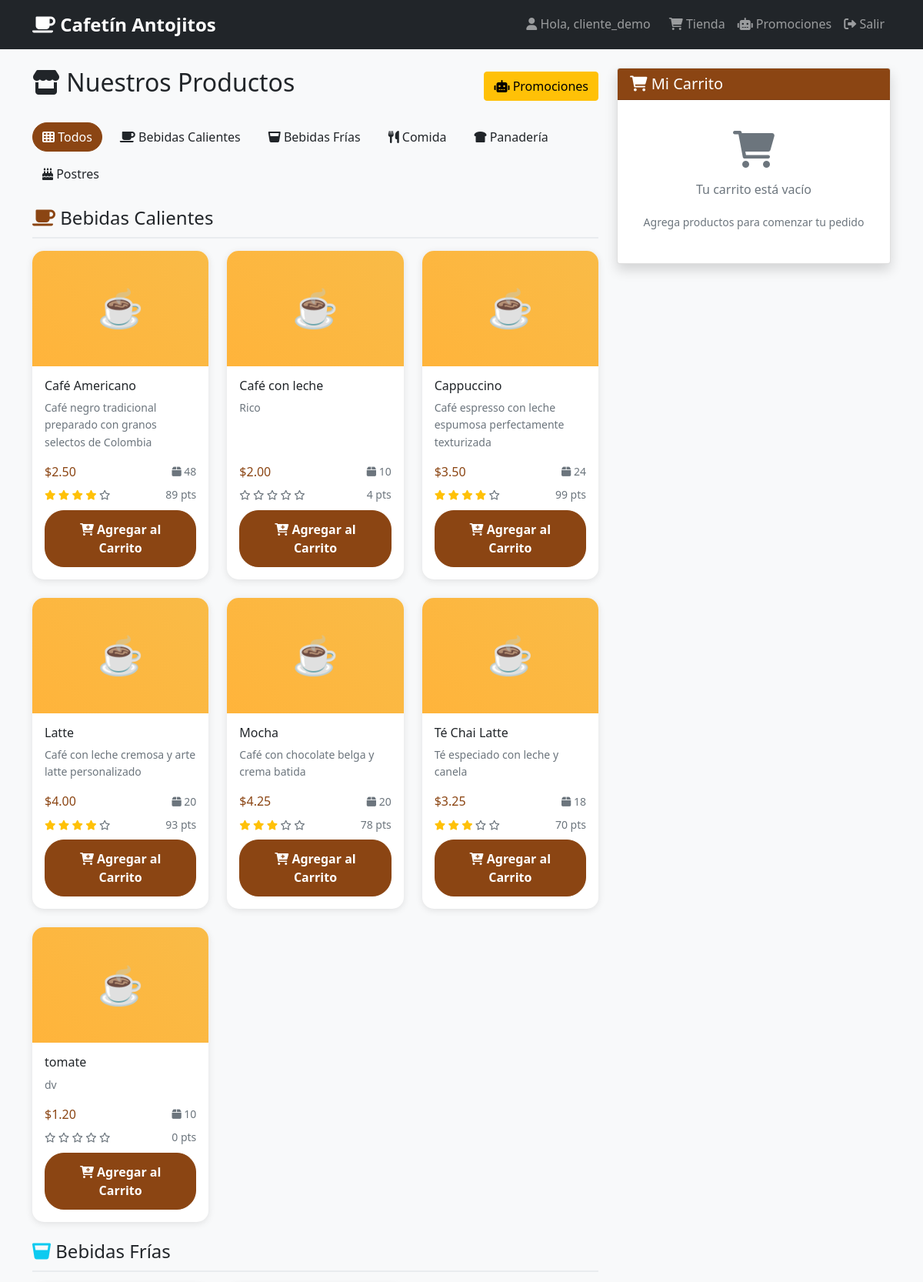
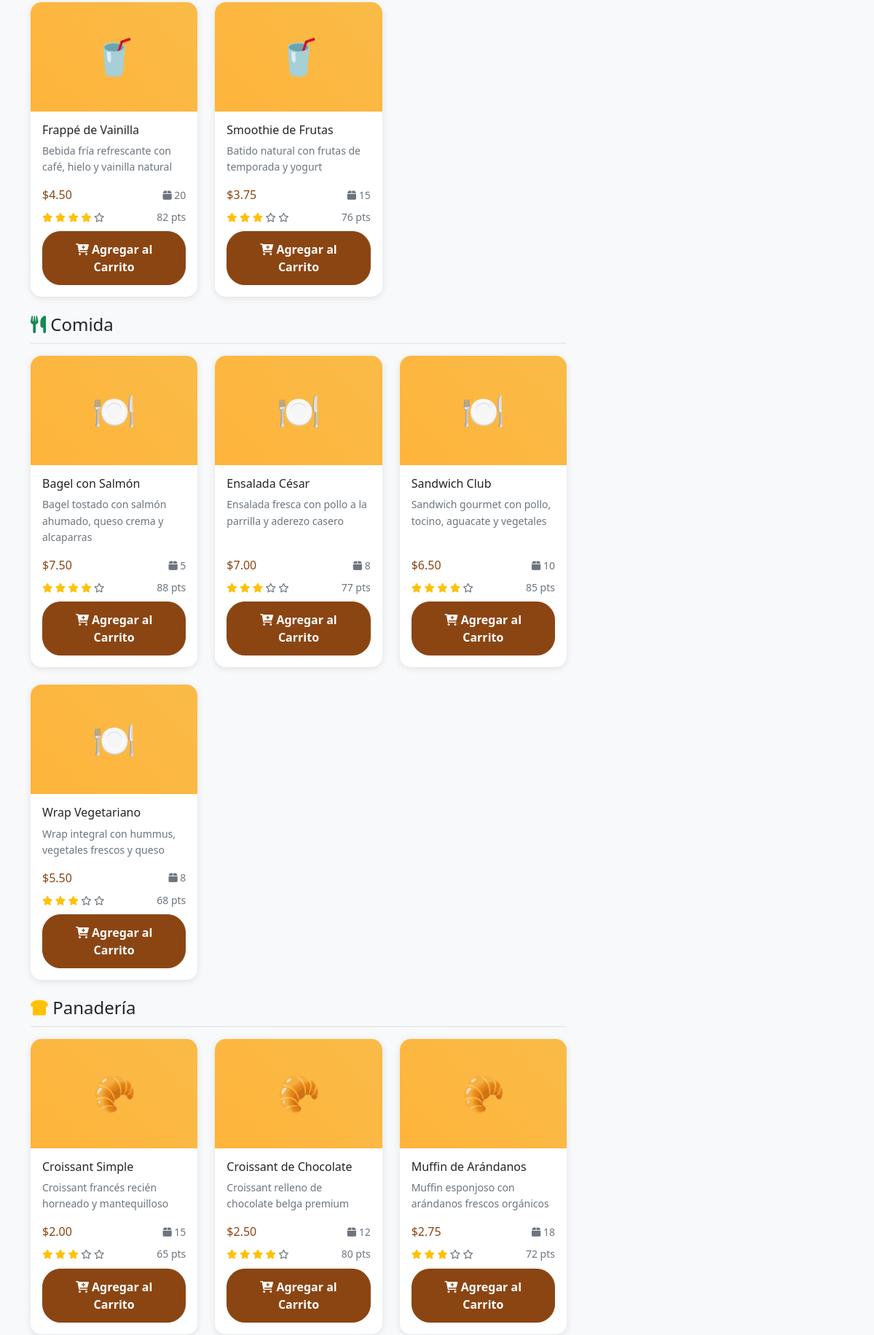
/user (signed in, upper part), run on the app's committed database (2 pictures, top to bottom).
### tables this page shows
CREATE TABLE productos (
            id INTEGER PRIMARY KEY AUTOINCREMENT,
            nombre TEXT NOT NULL,
            descripcion TEXT,
            precio REAL NOT NULL,
            imagen TEXT,
            categoria TEXT,
            stock INTEGER DEFAULT 0,
            popularidad INTEGER DEFAULT 0,
            created_at TIMESTAMP DEFAULT CURRENT_TIMESTAMP
        );

### app.py (the view)
@app.route('/user')
def user():
    if 'user_id' not in session:
        flash('Debes iniciar sesión para acceder', 'error')
        return redirect(url_for('index'))
    conn = get_db_connection()
    productos = conn.execute('SELECT * FROM productos WHERE stock > 0 ORDER BY categoria, nombre').fetchall()
    carrito_items = conn.execute('''
        SELECT p.*, c.cantidad, c.id as carrito_id
        FROM carrito c
        JOIN productos p ON c.producto_id = p.id
        WHERE c.user_id = ?
        ORDER BY c.created_at DESC
    ''', (session['user_id'],)).fetchall()
    productos_por_categoria = defaultdict(list)
    for producto in productos:
        productos_por_categoria[producto['categoria']].append(producto)
    conn.close()
    return render_template('user.html',
                         productos_por_categoria=productos_por_categoria,
                         carrito_items=carrito_items)

### app.py (called while the page is built)
def get_db_connection():
    conn = sqlite3.connect(DATABASE)
    conn.row_factory = sqlite3.Row
    return conn

### templates/user.html (shortened to what this page needs)
{% extends "base.html" %}
{% block content %}
<div class="container py-4">
    <div class="row">
        <div class="col-lg-8">
            <div class="d-flex justify-content-between align-items-center mb-4">
                <h2>
                    <i class="fas fa-store"></i> Nuestros Productos
                </h2>
                <a href="{{ url_for('promociones') }}" class="btn btn-warning">
                    <i class="fas fa-robot"></i> Promociones
                </a>
            </div>
            <div class="category-filters mb-4">
                <button class="btn btn-outline active" onclick="filterCategory('all')">
                    <i class="fas fa-th"></i> Todos
                </button>
                {% for categoria in productos_por_categoria.keys() %}
                <button class="btn btn-outline" onclick="filterCategory('{{ categoria }}')">
                    {% if categoria == 'Bebidas Calientes' %}
                        <i class="fas fa-coffee"></i>
                    {% elif categoria == 'Bebidas Frías' %}
                        <i class="fas fa-glass-whiskey"></i>
                    {% elif categoria == 'Panadería' %}
                        <i class="fas fa-bread-slice"></i>
                    {% elif categoria == 'Comida' %}
                        <i class="fas fa-utensils"></i>
                    {% elif categoria == 'Postres' %}
                        <i class="fas fa-birthday-cake"></i>
                    {% else %}
                        <i class="fas fa-tag"></i>
                    {% endif %}
                    {{ categoria }}
                </button>
                {% endfor %}
            </div>
            {% for categoria, productos in productos_por_categoria.items() %}
            <div class="category-section" data-category="{{ categoria }}">
                <h4 class="category-title mb-3">
                    {% if categoria == 'Bebidas Calientes' %}
                        <i class="fas fa-coffee text-primary"></i>
                    {% elif categoria == 'Bebidas Frías' %}
                        <i class="fas fa-glass-whiskey text-info"></i>
                    {% elif categoria == 'Panadería' %}
                        <i class="fas fa-bread-slice text-warning"></i>
                    {% elif categoria == 'Comida' %}
                        <i class="fas fa-utensils text-success"></i>
                    {% elif categoria == 'Postres' %}
                        <i class="fas fa-birthday-cake text-danger"></i>
                    {% else %}
                        <i class="fas fa-tag text-secondary"></i>
                    {% endif %}
                    {{ categoria }}
                </h4>
                <div class="row">
                    {% for producto in productos %}
                    <div class="col-md-6 col-lg-4 mb-4">
                        <div class="card product-card h-100">
                            <div class="product-image">
                                {% if categoria == 'Bebidas Calientes' %}
                                    ☕
                                {% elif categoria == 'Bebidas Frías' %}
                                    🥤
                                {% elif categoria == 'Panadería' %}
                                    🥐
                                {% elif categoria == 'Comida' %}
                                    🍽️
                                {% elif categoria == 'Postres' %}
                                    🍰
                                {% else %}
                                    🍴
                                {% endif %}
                            </div>
                            <div class="card-body d-flex flex-column">
                                <h6 class="card-title">{{ producto.nombre }}</h6>
                                <p class="card-text text-muted small flex-grow-1">{{ producto.descripcion }}</p>
                                <div class="mt-auto">
                                    <div class="d-flex justify-content-between align-items-center mb-2">
                                        <span class="h6 text-primary mb-0">${{ "%.2f"|format(producto.precio) }}</span>
                                        <small class="text-muted">
                                            <i class="fas fa-box"></i> {{ producto.stock }}
                                        </small>
                                    </div>
                                    <div class="d-flex justify-content-between align-items-center mb-2">
                                        <div class="popularity-stars">
                                            {% set stars = (producto.popularidad / 20) | int %}
                                            {% for i in range(5) %}
                                                {% if i < stars %}
                                                    <i class="fas fa-star text-warning"></i>
                                                {% else %}
                                                    <i class="far fa-star text-muted"></i>
                                                {% endif %}
                                            {% endfor %}
                                        </div>
                                        <small class="text-muted">{{ producto.popularidad }} pts</small>
                                    </div>
                                    <button class="btn btn-primary w-100" onclick="addToCart({{ producto.id }})"
                                            {% if producto.stock == 0 %}disabled{% endif %}>
                                        {% if producto.stock == 0 %}
                                            <i class="fas fa-times"></i> Sin Stock
                                        {% else %}
                                            <i class="fas fa-cart-plus"></i> Agregar al Carrito
                                        {% endif %}
                                    </button>
                                </div>
                            </div>
                        </div>
                    </div>
                    {% endfor %}
                </div>
            </div>
            {% endfor %}
        </div>
        <div class="col-lg-4">
            <div class="card cart-card shadow sticky-top">
                <div class="card-header bg-primary text-white">
                    <h5 class="mb-0">
                        <i class="fas fa-shopping-cart"></i> Mi Carrito
                    </h5>
                </div>
                <div class="card-body">
                    <div id="cart-items">
                        {% if carrito_items %}
                            {% set total = 0 %}
                            {% for item in carrito_items %}
                                {% set item_total = item.precio * item.cantidad %}
                                {% set total = total + item_total %}
                                <div class="cart-item mb-3 p-3 border rounded">
                                    <div class="d-flex justify-content-between align-items-start">
                                        <div class="flex-grow-1">
                                            <h6 class="mb-1">{{ item.nombre }}</h6>
                                            <small class="text-muted">
                                                ${{ "%.2f"|format(item.precio) }} x {{ item.cantidad }}
                                            </small>
                                        </div>
                                        <div class="text-end">
                                            <div class="fw-bold text-primary">${{ "%.2f"|format(item_total) }}</div>
                                            <button class="btn btn-sm btn-outline-danger mt-1"
                                                    onclick="removeFromCart({{ item.carrito_id }})">
                                                <i class="fas fa-trash"></i>
                                            </button>
                                        </div>
                                    </div>
                                </div>
                            {% endfor %}
                            <hr>
                            <div class="d-flex justify-content-between align-items-center mb-3">
                                <strong class="h5">Total: ${{ "%.2f"|format(total) }}</strong>
                            </div>
                            <button class="btn btn-success w-100 mb-2" onclick="checkout()">
                                <i class="fas fa-credit-card"></i> Proceder al Pago
                            </button>
                            <button class="btn btn-outline-secondary w-100" onclick="clearCart()">
                                <i class="fas fa-trash"></i> Vaciar Carrito
                            </button>
                        {% else %}
                            <div class="text-center py-4">
                                <i class="fas fa-shopping-cart fa-3x text-muted mb-3"></i>
                                <p class="text-muted">Tu carrito está vacío</p>
                                <small class="text-muted">Agrega productos para comenzar tu pedido</small>
                            </div>
                        {% endif %}
                    </div>
                </div>
            </div>
        </div>
    </div>
</div>
{% endblock %}

### static/style.css (style rules this page uses)
:root { --primary-color: #8b4513; --secondary-color: #d2691e; --accent-color: #f4a460; --dark-color: #2c1810; --light-color: #f5f5dc; --success-color: #28a745; --danger-color: #dc3545; --warning-color: #ffc107; --info-color: #17a2b8; }
* { box-sizing: border-box; }
body { font-family: "Segoe UI", Tahoma, Geneva, Verdana, sans-serif; background-color: #f8f9fa; line-height: 1.6; }
.product-card { border: none; border-radius: 15px; overflow: hidden; transition: all 0.3s ease; box-shadow: 0 5px 15px rgba(0, 0, 0, 0.1); }
.product-image { height: 200px; background: linear-gradient(45deg, var(--primary-color), var(--secondary-color)); display: flex; align-items: center; justify-content: center; position: relative; }
.btn-primary { background-color: var(--primary-color); border-color: var(--primary-color); border-radius: 25px; padding: 0.75rem 2rem; font-weight: 600; transition: all 0.3s ease; }
.card { transition: all 0.3s ease; }
.text-primary { color: var(--primary-color) !important; }
.bg-primary { background-color: var(--primary-color) !important; }

### templates/user.html (style rules this page uses)
.category-filters { display: flex; flex-wrap: wrap; gap: 10px; }
.category-filters .btn { border-radius: 25px; transition: all 0.3s ease; }
.category-filters .btn.active { background-color: #8b4513; color: white; border-color: #8b4513; }
.category-title { border-bottom: 2px solid #e9ecef; padding-bottom: 10px; margin-bottom: 20px; }
.product-card { transition: transform 0.3s ease, box-shadow 0.3s ease; border: none; box-shadow: 0 2px 10px rgba(0, 0, 0, 0.1); }
.product-image { height: 150px; background: linear-gradient(45deg, #ffb43b 0%, #f9bb47 100%); display: flex; align-items: center; justify-content: center; font-size: 3rem; color: white; border-radius: 10px 10px 0 0; }
.cart-card { top: 20px; }
.popularity-stars { font-size: 0.8rem; }

### data on the page
productos: categoria "Bebidas Calientes", nombre "Café Americano", descripcion "Café negro tradicional preparado con granos selectos de Colombia", precio "2.50", stock "48", popularidad "89", shows "Agregar al Carrito"
productos: categoria "Bebidas Frías", nombre "Frappé de Vainilla", descripcion "Bebida fría refrescante con café, hielo y vainilla natural", precio "4.50", stock "20", popularidad "82", shows "Agregar al Carrito"
productos: categoria "Comida", nombre "Bagel con Salmón", descripcion "Bagel tostado con salmón ahumado, queso crema y alcaparras", precio "7.50", stock "5", popularidad "88", shows "Agregar al Carrito"
productos: categoria "Panadería", nombre "Croissant Simple", descripcion "Croissant francés recién horneado y mantequilloso", precio "2.00", stock "15", popularidad "65", shows "Agregar al Carrito"
productos: categoria "Postres"
productos: nombre "Café con leche", descripcion "Rico", precio "2.00", stock "10", popularidad "4", shows "Agregar al Carrito"
productos: nombre "Cappuccino", descripcion "Café espresso con leche espumosa perfectamente texturizada", precio "3.50", stock "24", popularidad "99", shows "Agregar al Carrito"
productos: nombre "Latte", descripcion "Café con leche cremosa y arte latte personalizado", precio "4.00", stock "20", popularidad "93", shows "Agregar al Carrito"
productos: nombre "Mocha", descripcion "Café con chocolate belga y crema batida", precio "4.25", stock "20", popularidad "78", shows "Agregar al Carrito"
productos: nombre "Té Chai Latte", descripcion "Té especiado con leche y canela", precio "3.25", stock "18", popularidad "70", shows "Agregar al Carrito"
productos: nombre "tomate", descripcion "dv", precio "1.20", stock "10", popularidad "0", shows "Agregar al Carrito"
productos: nombre "Smoothie de Frutas", descripcion "Batido natural con frutas de temporada y yogurt", precio "3.75", stock "15", popularidad "76", shows "Agregar al Carrito"
productos: nombre "Ensalada César", descripcion "Ensalada fresca con pollo a la parrilla y aderezo casero", precio "7.00", stock "8", popularidad "77", shows "Agregar al Carrito"
productos: nombre "Sandwich Club", descripcion "Sandwich gourmet con pollo, tocino, aguacate y vegetales", precio "6.50", stock "10", popularidad "85", shows "Agregar al Carrito"
productos: nombre "Wrap Vegetariano", descripcion "Wrap integral con hummus, vegetales frescos y queso", precio "5.50", stock "8", popularidad "68", shows "Agregar al Carrito"
productos: nombre "Croissant de Chocolate", descripcion "Croissant relleno de chocolate belga premium", precio "2.50", stock "12", popularidad "80", shows "Agregar al Carrito"
productos: nombre "Muffin de Arándanos", descripcion "Muffin esponjoso con arándanos frescos orgánicos", precio "2.75", stock "18", popularidad "72", shows "Agregar al Carrito"

### other printed values
{{ session.username }} "cliente_demo"
